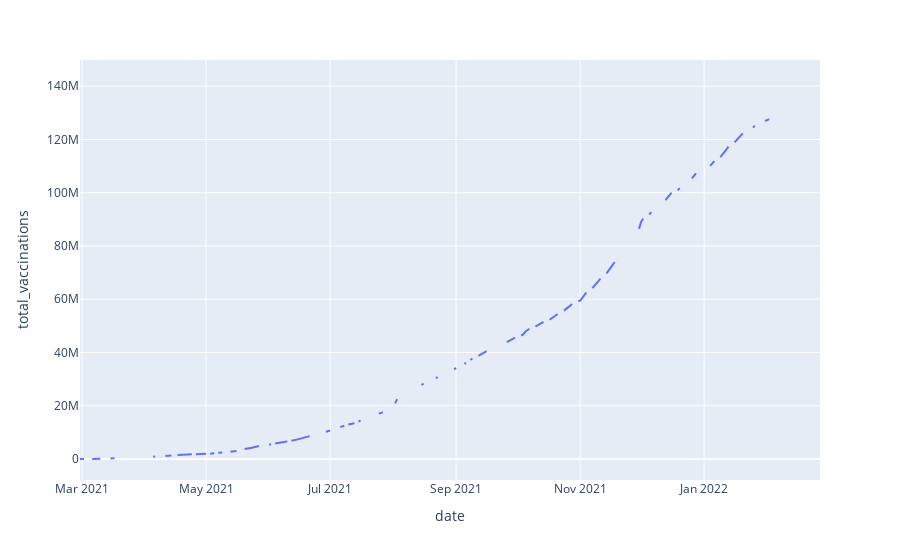

Notebook code for this chart:
### Code cell
fig = px.line(dfFilter, x='date', y="total_vaccinations")
fig.show()

### Figure 1 — Plotly figure (JSON) as saved in the notebook; plotly's stock layout.template omitted (floating-point values rounded to 4 significant figures; data arrays with more than 128 entries replaced by an {"elided": "..."} marker saying what was removed)
{"data": [{"hovertemplate": "date=%{x}<br>total_vaccinations=%{y}<extra></extra>", "legendgroup": "", "line": {"color": "#636efa", "dash": "solid"}, "marker": {"symbol": "circle"}, "mode": "lines", "name": "", "orientation": "v", "showlegend": false, "type": "scatter", "x": {"elided": "365 str values"}, "xaxis": "x", "y": {"elided": "365 int values"}, "yaxis": "y"}], "layout": {"legend": {"tracegroupgap": 0}, "margin": {"t": 60}, "xaxis": {"anchor": "y", "domain": [0, 1], "title": {"text": "date"}}, "yaxis": {"anchor": "x", "domain": [0, 1], "title": {"text": "total_vaccinations"}}}}
